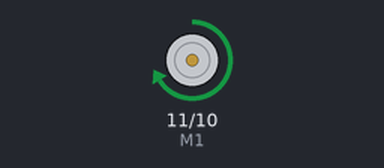
Bench run of a sketch on a simulated Arduino Uno, built with avr-gcc and run on an emulated ATmega328P. On the bench: direction and speed pins drawn as motors (green arrow = direction pin HIGH = forward, orange = LOW = backward, longer = more drive).

Above: at 3.5 s.
At 7.5 s:
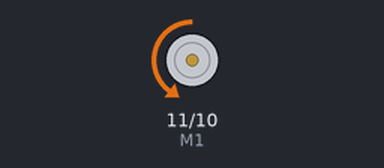
Timing chart, 0 to 10.5 s (numbered marks = the images above):
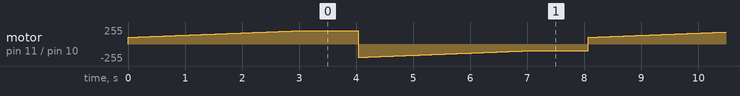

Measured:
- by itself, motor on pin 11 (M1) / pin 10 (E1): ramps from backward 200/255 to forward 200/255 and jumps back, once every 8.1 s

The sketch:

1_xuanzhuangezi.ino
```cpp
int E1 = 10; //转速
int M1 = 11; //方向
int speedVal;
void setup()
{
    pinMode(M1, OUTPUT);
}
void loop()
{
    // 正转由慢变快
    for (speedVal = 100; speedVal <= 200; speedVal += 1)
    {
        digitalWrite(M1, HIGH);    //正转
        analogWrite(E1, speedVal); //PWM调速，数值越小速度越快
        delay(30);
    }
    delay(1000);
    // 反转由快变慢
    for (speedVal = 200; speedVal >= 100; speedVal -= 1)
    {
        digitalWrite(M1, LOW);     //反转
        analogWrite(E1, speedVal); //PWM调速，数值越大速度越快
        delay(30);
    }
    delay(1000);
}
```
